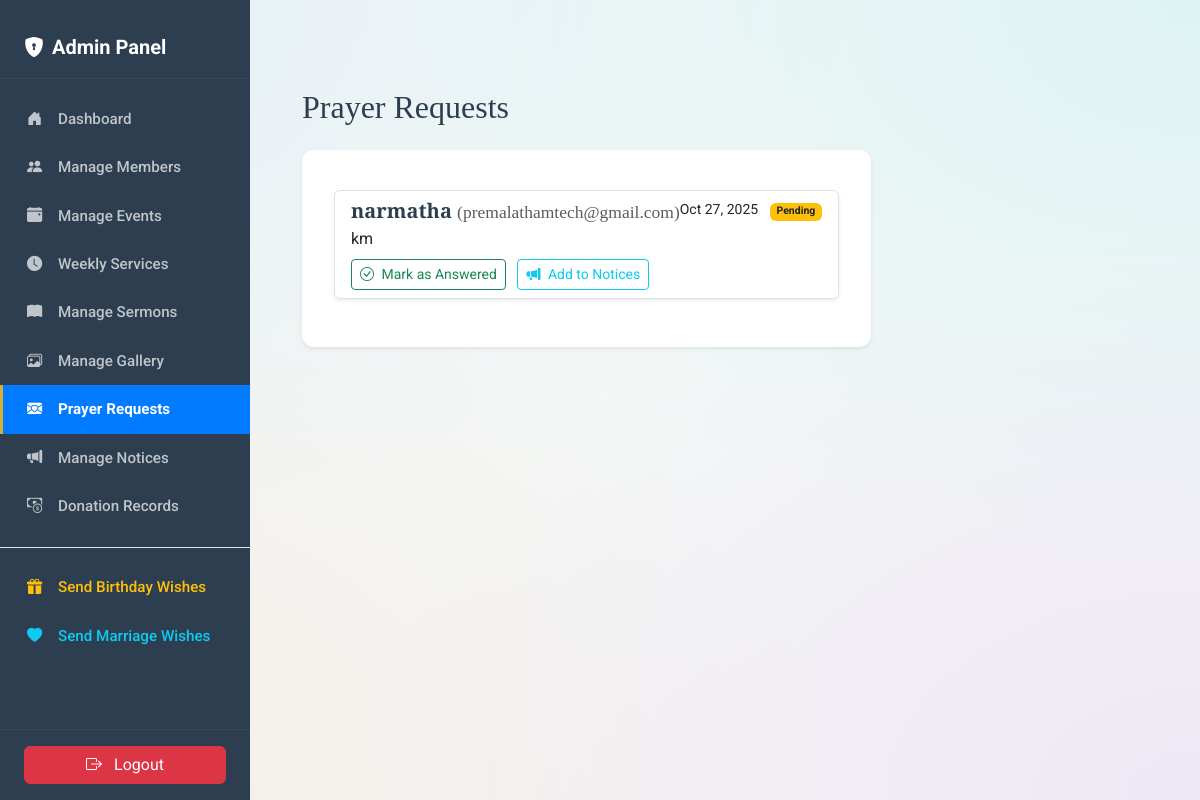
The app's page /admin/prayers (signed in), older data.
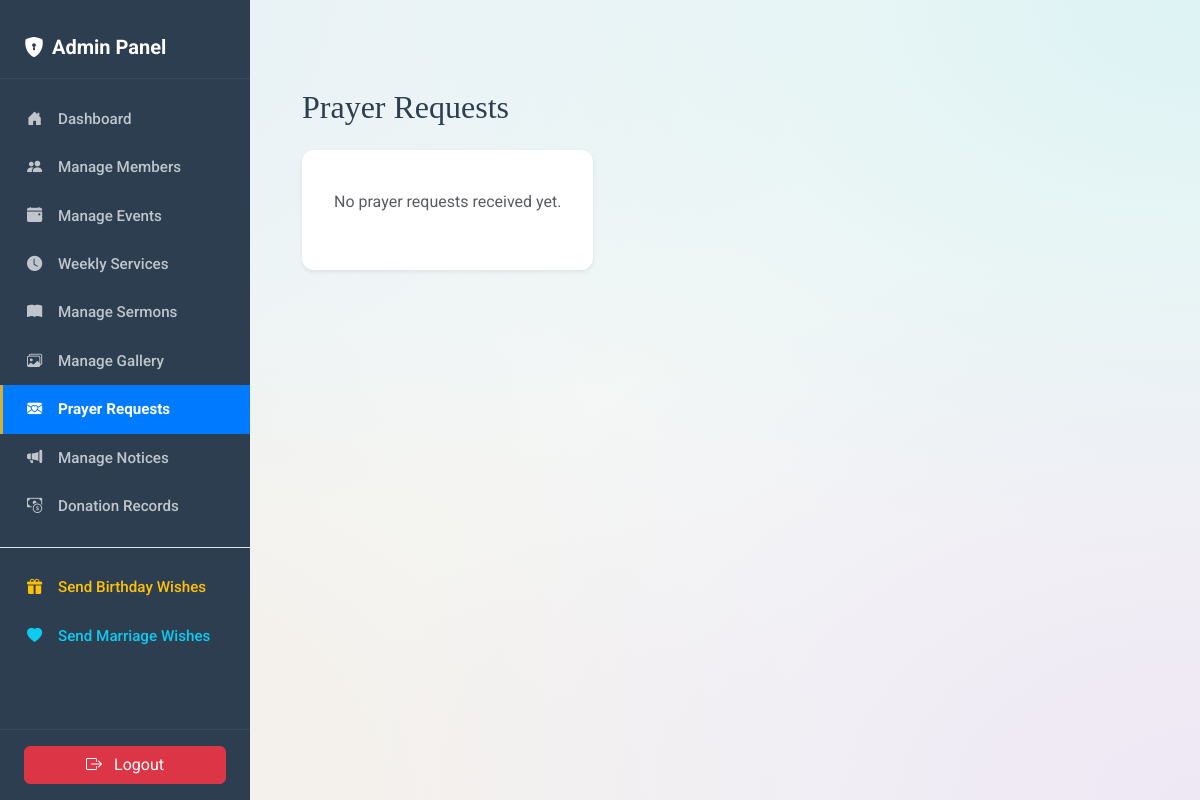
The same page, newer data.
### app.py (models this page shows)
class PrayerRequest(db.Model):
    id = db.Column(db.Integer, primary_key=True)
    name = db.Column(db.String(100), nullable=False)
    email = db.Column(db.String(120), nullable=True)
    message = db.Column(db.Text, nullable=False)
    submitted_at = db.Column(db.DateTime, default=datetime.utcnow, nullable=False)
    is_answered = db.Column(db.Boolean, default=False, nullable=False)

### app.py (the view)
@app.route('/admin/prayers')
@admin_required
def admin_prayers():
    try: reqs = PrayerRequest.query.order_by(PrayerRequest.is_answered.asc(), PrayerRequest.submitted_at.desc()).all()
    except Exception as e: reqs = []; flash(f'Error: {e}', 'danger'); print(f"Admin Prayers error: {e}")
    return render_template('admin/prayers.html', requests=reqs)

### app.py (called while the page is built)
def is_admin():
    admin_id = session.get('admin_id')
    if admin_id and db.inspect(db.engine).has_table('user'):
        return User.query.get(admin_id) is not None
    return False

def admin_required(f):
    @wraps(f)
    def decorated_function(*args, **kwargs):
        if not is_admin(): flash('Login required.', 'warning'); return redirect(url_for('admin_login', next=request.url))
        return f(*args, **kwargs)
    return decorated_function

### templates/admin/prayers.html (shortened to what this page needs)
{% extends "admin/admin_layout.html" %}
{% block admin_content %}
<div class="container my-5">
    <h1 class="h2 mb-4">Prayer Requests</h1>
    <div class="card shadow-sm">
        <div class="card-body">
            {% if requests %}
            <div class="list-group">
                {% for req in requests %}
                <div class="list-group-item list-group-item-action flex-column align-items-start mb-2 border rounded shadow-sm {% if req.is_answered %}list-group-item-light text-muted{% endif %}">
                    <div class="d-flex w-100 justify-content-between">
                        <h5 class="mb-1">
                            {{ req.name }}
                            {% if req.email %}
                            <small class="text-muted fw-normal">({{ req.email }})</small>
                            {% endif %}
                        </h5>
                        <small title="{{ req.submitted_at.strftime('%Y-%m-%d %H:%M:%S') }}">
                            {{ req.submitted_at.strftime('%b %d, %Y') }}
                            {% if req.is_answered %}
                                <span class="badge bg-success ms-2">Answered</span>
                            {% else %}
                                <span class="badge bg-warning text-dark ms-2">Pending</span>
                            {% endif %}
                        </small>
                    </div>
                    <p class="mb-2">{{ req.message | safe }}</p>
                    <small>
                         <a href="{{ url_for('toggle_prayer_answered', id=req.id) }}" class="btn btn-sm {% if req.is_answered %}btn-outline-secondary{% else %}btn-outline-success{% endif %} me-2">
                             <i class="bi {% if req.is_answered %}bi-check-circle-fill{% else %}bi-check-circle{% endif %} me-1"></i>
                             Mark as {% if req.is_answered %}Unanswered{% else %}Answered{% endif %}
                         </a>
                         <a href="{{ url_for('prayer_to_notice', id=req.id) }}" class="btn btn-sm btn-outline-info"
                            onclick="return confirm('Add this prayer request to the public home page notices?')">
                             <i class="bi bi-megaphone-fill me-1"></i> Add to Notices
                         </a>
                         </small>
                </div>
                {% endfor %}
            </div>
            {% else %}
            <p class="text-center text-muted">No prayer requests received yet.</p>
            {% endif %}
        </div>
    </div>
</div>
{% endblock admin_content %}

### templates/admin/admin_layout.html (shortened to what this page needs)
<!DOCTYPE html>
<html lang="en">
<head>
    <link href="https://cdn.jsdelivr.net/npm/bootstrap@5.3.2/dist/css/bootstrap.min.css" rel="stylesheet">
    <link rel="stylesheet" href="https://cdn.jsdelivr.net/npm/bootstrap-icons@1.11.1/font/bootstrap-icons.css">
    <link rel="stylesheet" href="{{ url_for('static', filename='css/style.css') }}">
</head>
<body class="admin-body">
    <div class="d-flex flex-column flex-md-row">
        <nav class="sidebar">
             <div class="sidebar-header">
                <span><i class="bi bi-shield-lock-fill me-2"></i>Admin Panel</span>
            </div>
            <ul class="nav flex-column sidebar-menu">
                <li class="nav-item">
                    <a class="nav-link {% if request.endpoint == 'admin_dashboard' %}active{% endif %}" href="{{ url_for('admin_dashboard') }}">
                        <i class="bi bi-house-door-fill"></i> Dashboard
                    </a>
                </li>
                 <li class="nav-item">
                    <a class="nav-link {% if request.endpoint == 'admin_members' %}active{% endif %}" href="{{ url_for('admin_members') }}">
                        <i class="bi bi-people-fill"></i> Manage Members
                    </a>
                </li>
                <li class="nav-item">
                    <a class="nav-link {% if request.endpoint == 'admin_events' %}active{% endif %}" href="{{ url_for('admin_events') }}">
                        <i class="bi bi-calendar-event-fill"></i> Manage Events
                    </a>
                </li>
                <li class="nav-item">
                    <a class="nav-link {% if request.endpoint == 'admin_weekly_services' %}active{% endif %}" href="{{ url_for('admin_weekly_services') }}">
                        <i class="bi bi-clock-fill"></i> Weekly Services
                    </a>
                </li>
                <li class="nav-item">
                    <a class="nav-link {% if request.endpoint == 'admin_sermons' %}active{% endif %}" href="{{ url_for('admin_sermons') }}">
                        <i class="bi bi-book-fill"></i> Manage Sermons
                    </a>
                </li>
                <li class="nav-item">
                    <a class="nav-link {% if request.endpoint == 'admin_gallery' %}active{% endif %}" href="{{ url_for('admin_gallery') }}">
                         <i class="bi bi-images"></i> Manage Gallery
                    </a>
                </li>
                <li class="nav-item">
                    <a class="nav-link {% if request.endpoint == 'admin_prayers' %}active{% endif %}" href="{{ url_for('admin_prayers') }}">
                         <i class="bi bi-envelope-heart-fill"></i> Prayer Requests
                    </a>
                </li>
                <li class="nav-item">
                    <a class="nav-link {% if request.endpoint == 'admin_notices' %}active{% endif %}" href="{{ url_for('admin_notices') }}">
                         <i class="bi bi-megaphone-fill"></i> Manage Notices
                    </a>
                </li>
                <li class="nav-item">
                    <a class="nav-link {% if request.endpoint == 'admin_donations' %}active{% endif %}" href="{{ url_for('admin_donations') }}">
                         <i class="bi bi-cash-coin"></i> Donation Records
                    </a>
                </li>
                <li class="nav-item mt-3 border-top pt-3">
                    <a class="nav-link text-warning" href="{{ url_for('send_birthday_wishes') }}" onclick="return confirm('Send birthday wishes to members celebrating today?')">
                        <i class="bi bi-gift-fill"></i> Send Birthday Wishes
                    </a>
                </li>
                <li class="nav-item">
                    <a class="nav-link text-info" href="{{ url_for('send_marriage_wishes') }}" onclick="return confirm('Send marriage anniversary wishes to members celebrating today?')">
                        <i class="bi bi-heart-fill"></i> Send Marriage Wishes
                    </a>
                </li>
            </ul>
             <div class="logout-section">
                 <a href="{{ url_for('admin_logout') }}" class="btn btn-danger w-100">
                     <i class="bi bi-box-arrow-right me-2"></i> Logout
                 </a>
            </div>
        </nav>
        <main class="main-content">
            {% block admin_content %}{% endblock %}
        </main>
    </div>
</body>
</html>

### static/css/style.css (style rules this page uses)
:root { --font-heading: 'Playfair Display', serif; --font-body: 'Roboto', sans-serif; --color-primary-light: #5B86E5; --color-primary-dark: #36D1DC; --color-accent-pink: #BB6BDE; --color-accent-orange: #FFAC81; --color-hero-bg: linear-gradient(135deg, var(--color-primary-light) 0%, var(--color-primary-dark) 100%); --color-text-dark: #2c3e50; --color-text-light: #f8f9fa; --color-white: #ffffff; --color-border-light: rgba(255, 255, 255, 0.2); --color-border-dark: #e0e0e0; --glass-bg: rgba(255, 255, 255, 0.15); --glass-border: rgba(255, 255, 255, 0.2); }
body { font-family: var(--font-body); color: var(--color-text-dark); background-color: #f0f4f8; background-image: radial-gradient(at 0% 0%, hsla(204, 70%, 85%, 0.3) 0px, transparent 50%), radial-gradient(at 100% 0%, hsla(185, 70%, 80%, 0.3) 0px, transparent 50%), radial-gradient(at 100% 100%, hsla(280, 60%, 85%, 0.3) 0px, transparent 50%), radial-gradient(at 0% 100%, hsla(25, 70%, 85%, 0.3) 0px, transparent 50%); display: flex; flex-direction: column; min-height: 100vh; overflow-x: hidden; }
main { flex-grow: 1; background-color: transparent; }
h1, h2, h3, h4, h5, h6 { font-family: var(--font-heading); font-weight: 700; color: var(--color-text-dark); }
.card { border-radius: 20px; border: none; box-shadow: 0 8px 30px rgba(0,0,0,0.08); background-color: var(--color-white); transition: transform 0.4s ease, box-shadow 0.4s ease; }
.card-body { padding: 2.5rem 2rem; }
body.admin-body { display: flex; min-height: 100vh; flex-direction: row; background-color: #f4f7f6; font-family: 'Roboto', sans-serif; }
.sidebar { width: 250px; min-height: 100vh; background-color: #2c3e50; padding-top: 1rem; position: fixed; top: 0; left: 0; z-index: 1030; display: flex; flex-direction: column; }
.sidebar .nav-link { color: rgba(255, 255, 255, 0.7); padding: 0.8rem 1.5rem; font-size: 0.95rem; border-left: 3px solid transparent; transition: all 0.2s ease; font-weight: 500; }
.sidebar .nav-link.active { color: #ffffff; background-color: #007bff; border-left-color: #d4af37; font-weight: 700; }
.sidebar .nav-link i { margin-right: 0.75rem; width: 20px; text-align: center; }
.sidebar .sidebar-header { padding: 1rem 1.5rem; margin-bottom: 1rem; color: white; font-size: 1.25rem; font-weight: 700; border-bottom: 1px solid #34495e; }
.sidebar .sidebar-menu { flex-grow: 1; overflow-y: auto; }
.sidebar .logout-section { padding: 1rem 1.5rem; margin-top: auto; border-top: 1px solid #34495e; }
.main-content { margin-left: 250px; padding: 2.5rem; flex-grow: 1; width: calc(100% - 250px); }
.admin-body .card { border: none; border-radius: 12px; box-shadow: 0 4px 15px rgba(0,0,0,0.07); background-color: #ffffff; }

Row changes from the older to the newer data that the page shows:
removed PrayerRequest: name "narmatha", email "premalathamtech@gmail.com", submitted_at "Oct 27, 2025", is_answered "Pending", message "km"
Text that changed along with them:
text now shown: "No prayer requests received yet."
